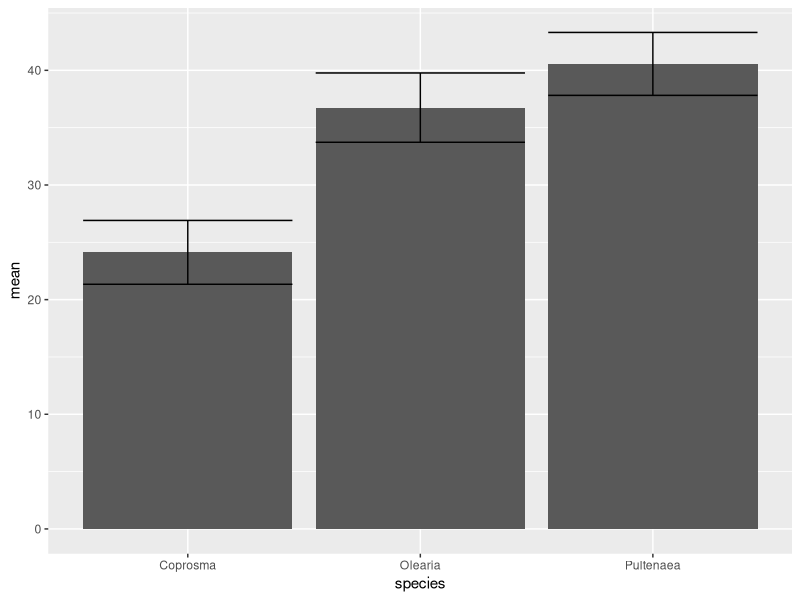
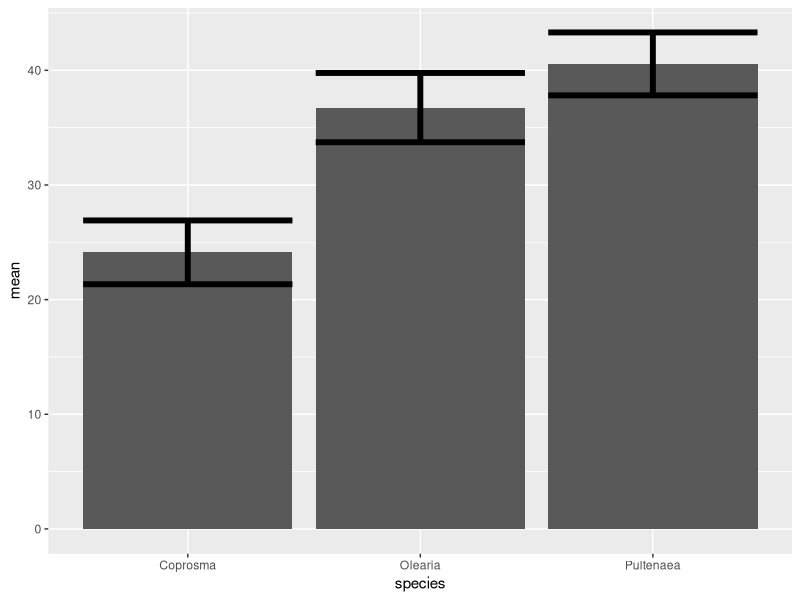
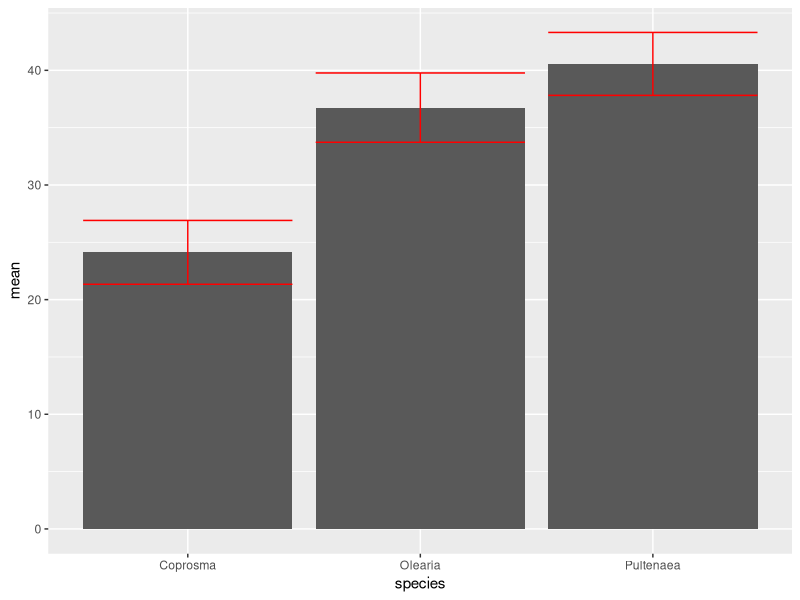
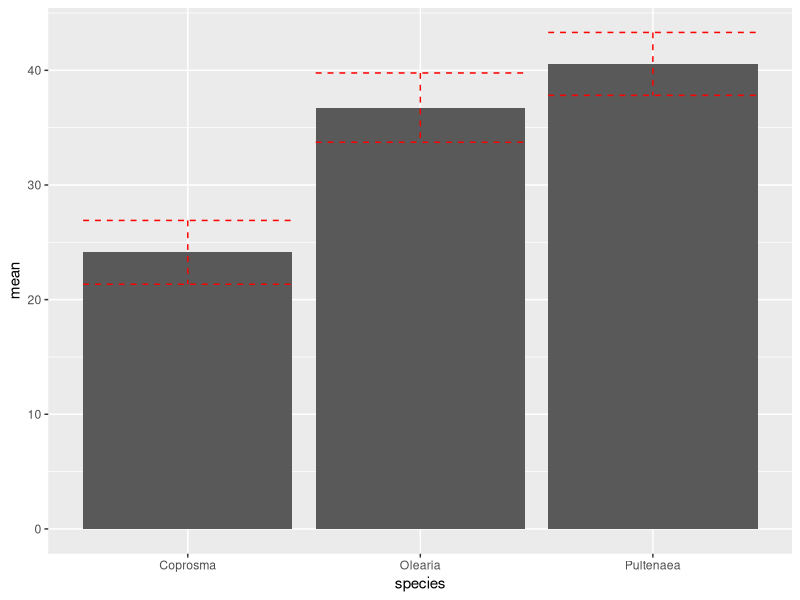
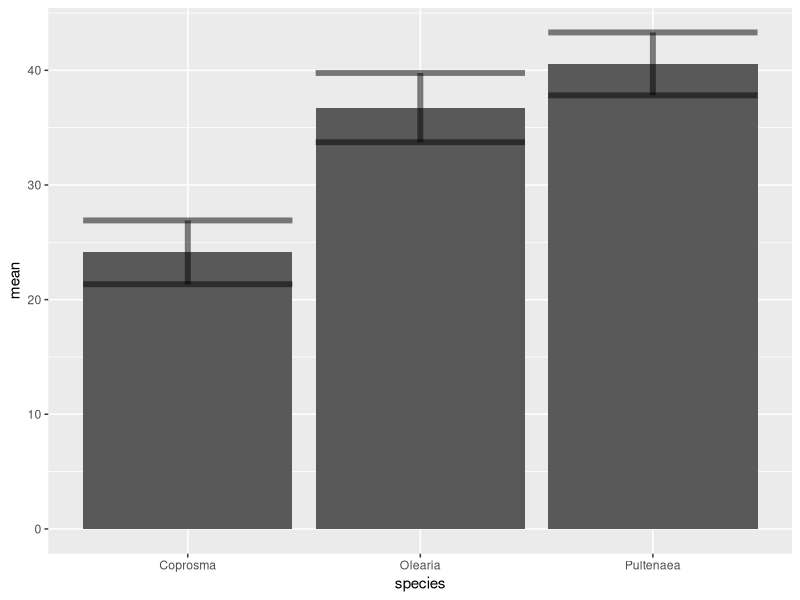
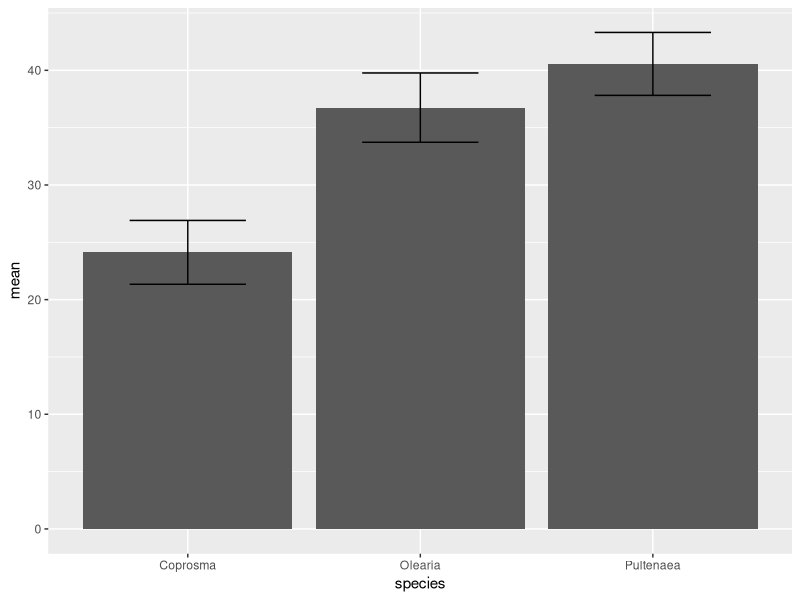
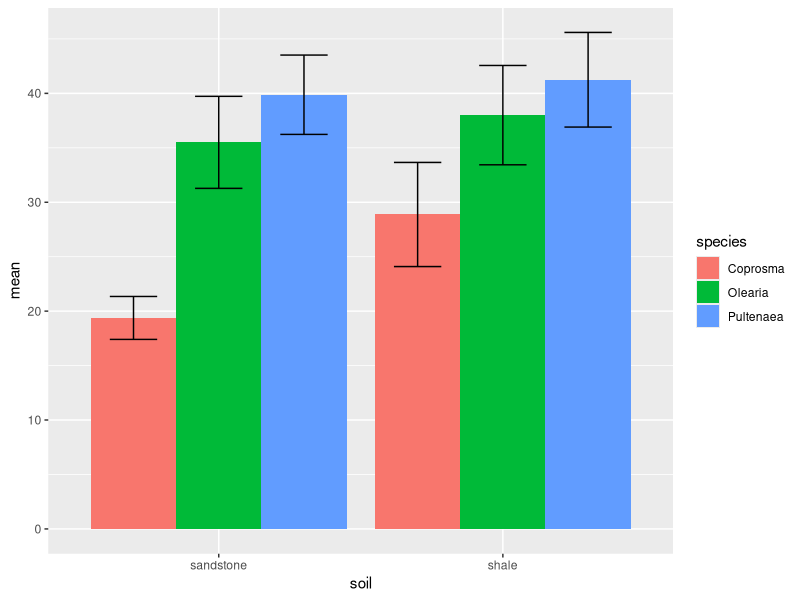

The R source for these figures, in order:
## ---- chunk 1
library(knitr)
knitr::opts_chunk$set(warning = FALSE, message = FALSE)

## ---- chunk 2
library(tidyverse)
#setwd("E:/Demonstrating&Teaching/BIOL360 R module")
weeds<-read.csv("../../../resources/datafiles/weeds.csv")
weeds <- rename(weeds, flowers = flowers.m3)
weeds.summarise <- weeds %>% group_by(species) %>%
  summarise(mean = mean(flowers), se=sd(flowers)/sqrt(n()))
weeds.summarise2 <- weeds %>% group_by(species, soil) %>%
  summarise(mean = mean(flowers), se=sd(flowers/sqrt(n())))
## ---- chunk 3
ggplot(weeds.summarise, aes(x=species, y=mean)) +
  geom_bar(stat="identity")+
  geom_errorbar(aes(ymin = mean-se, ymax = mean+se))
## ---- chunk 4
ggplot(weeds.summarise, aes(x=species, y=mean)) +
  geom_bar(stat="identity")+
  geom_errorbar(aes(ymin = mean-se, ymax = mean+se), size = 2)
## ---- chunk 5
ggplot(weeds.summarise, aes(x=species, y=mean)) +
  geom_bar(stat="identity")+
  geom_errorbar(aes(ymin = mean-se, ymax = mean+se), colour = "red")

## ---- chunk 6
ggplot(weeds.summarise, aes(x=species, y=mean)) +
  geom_bar(stat="identity")+
  geom_errorbar(aes(ymin = mean-se, ymax = mean+se), colour = "red", linetype = 2)
## ---- chunk 7
ggplot(weeds.summarise, aes(x=species, y=mean)) +
  geom_bar(stat="identity")+
  geom_errorbar(aes(ymin = mean-se, ymax = mean+se), size = 2, alpha = 0.5)
## ---- chunk 8
ggplot(weeds.summarise, aes(x=species, y=mean)) +
  geom_bar(stat="identity")+
  geom_errorbar(aes(ymin = mean-se, ymax = mean+se), width = 0.5)
## ---- chunk 9
ggplot(weeds.summarise2, aes(x=soil, y=mean, fill=species)) +
  geom_bar(stat="identity", position="dodge")+
  geom_errorbar(aes(ymin = mean-se, ymax = mean+se), width = 0.5, position=position_dodge(0.9))
